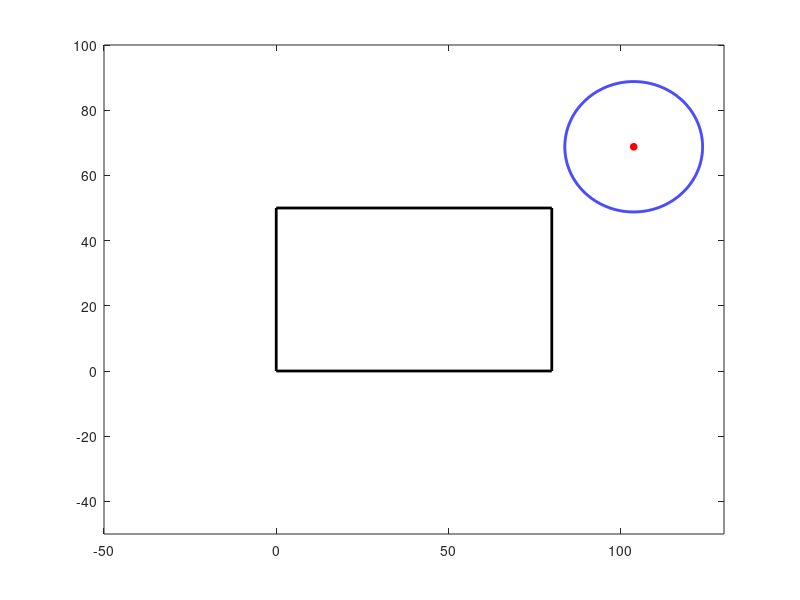

Write MATLAB code to recreate this figure.
function SampleCode_V1_ErfanS99
    clc;clear;close all;
    global x_max_coverage_area x_min_coverage_area y_max_coverage_area y_min_coverage_area
    global th n_radar
    global xMin yMin xMax yMax
    x_min_coverage_area = 0; % km
    x_max_coverage_area = 80; % km
    y_min_coverage_area = 0; % km
    y_max_coverage_area = 50; % km

    xMin = 130;
    yMin = 130;
    yMax = 0;
    xMax = 0;

    figure('Position',[400,100,720,580])
    plot_area(x_min_coverage_area,x_max_coverage_area,y_min_coverage_area,y_max_coverage_area)


    n_radar = 1;

    r = 20;  % radar radius (km)

    th = 0:pi/560:2*pi;

    x1_min = x_min_coverage_area - 30; % km
    x1_max = x_max_coverage_area + 30; % km
    y1_min = y_min_coverage_area - 30; % km
    y1_max = y_max_coverage_area + 30; % km

    info = plot_radar_position_and_area(x1_min,x1_max,y1_min,y1_max,r);

    xlim([-50 130])
    ylim([-50 100])
    %%
    x = info.x;
    y = info.y;

    inArea = find(((x_min_coverage_area <= x)&(x_max_coverage_area >= x)) & ((y_min_coverage_area <= y)&(y_max_coverage_area >= y)));

    if inArea
        j = 0;
        for i=inArea
            j = j + 1;
            findIntersection(x(i),y(i));
            x_inArea(j) = x(i);
            y_inArea(j) = y(i);
        end

       corner = findCorner(info.x,info.y);
       Area = merging(corner,x_inArea,y_inArea);

       fill(Area.x_inArea,Area.y_inArea,'g')
       fprintf("Intersection Area is %0.4f [km^2]\n",polyarea(Area.x_inArea,Area.y_inArea));
    else 
        disp("No Intersection");
    end

end

        
%%
function info = plot_radar_position_and_area(x_min,x_max,y_min,y_max,r)
global th x_max_coverage_area x_min_coverage_area y_max_coverage_area y_min_coverage_area

while (true)
    xc = unifrnd(x_min,x_max); % x position of circle center
    yc = unifrnd(y_min,y_max); % y position of circle center

    x = r * cos(th) + xc;
    y = r * sin(th) + yc;
    if ((xc >= x_max_coverage_area) || (xc <= x_min_coverage_area)) && ((yc >= y_max_coverage_area) || (yc <= y_min_coverage_area))  
        break
    end
end

plot(x, y,'color','b','LineWidth',2);
plot(xc,yc,'o','markerfacecolor','r','markeredgecolor','r','markersize',5)

info.xc = xc;
info.yc = yc;
info.r = r;
info.x = x;
info.y = y;
end

function plot_area(x_min,x_max,y_min,y_max)
plot([x_min x_min],[y_min,y_max],'k','Linewidth',2)
hold on
plot([x_min x_max],[y_max,y_max],'k','Linewidth',2)
plot([x_max x_max],[y_max,y_min],'k','Linewidth',2)
plot([x_max x_min],[y_min,y_min],'k','Linewidth',2)
end

function findIntersection(x,y)
    global xMin yMin xMax yMax

    if (xMin >= x) 
        xMin = x;
    end
    if (xMax <= x)
        xMax = x;
    end
    if (yMin >= y)
        yMin = y;
    end
    if (yMax <= y)
        yMax = y;
    end
end

function corner = findCorner(xc, yc)
global x_max_coverage_area x_min_coverage_area y_max_coverage_area y_min_coverage_area
    
    RC=0;LC=0;UC=0;DC=0;

   if abs(xc - x_max_coverage_area) > abs(xc - x_min_coverage_area) % Left Corener
       LC = true;
   elseif abs(xc - x_max_coverage_area) < abs(xc - x_min_coverage_area) % Right Corner
       RC = true;
   end
   
   if abs(yc - y_max_coverage_area) > abs(yc - y_min_coverage_area) % Down Corener
       DC = true;
   elseif abs(yc - y_max_coverage_area) < abs(yc - y_min_coverage_area) % Upper Corner
       UC = true;
   end
   
   if RC && UC
       corner = "UR";
   elseif RC && DC
       corner = "DR";
   elseif LC && UC
       corner = "UL";
   elseif LC && DC
       corner = "DL";
   end
   
end

function out = merging(corner, x_inArea, y_inArea)
global x_max_coverage_area x_min_coverage_area y_max_coverage_area y_min_coverage_area

   if corner == "UR"
       x_inArea(end+1) = x_max_coverage_area;
       x_inArea(end+1) = x_inArea(1);
       y_inArea(end+1) = y_max_coverage_area;
       y_inArea(end+1) = y_inArea(1);
   elseif corner == "UL"
       x_inArea(end+1) = x_min_coverage_area;
       x_inArea(end+1) = x_inArea(1);
       y_inArea(end+1) = y_max_coverage_area;
       y_inArea(end+1) = y_inArea(1);
   elseif corner == "DR"
       x_inArea(end+1) = x_max_coverage_area;
       x_inArea(end+1) = x_inArea(1);
       y_inArea(end+1) = y_min_coverage_area;
       y_inArea(end+1) = y_inArea(1);
   elseif corner == "DL"
       x_inArea(end+1) = x_min_coverage_area;
       x_inArea(end+1) = x_inArea(1);
       y_inArea(end+1) = y_min_coverage_area;
       y_inArea(end+1) = y_inArea(1);
   end
   out.x_inArea = x_inArea;
   out.y_inArea = y_inArea;
end

